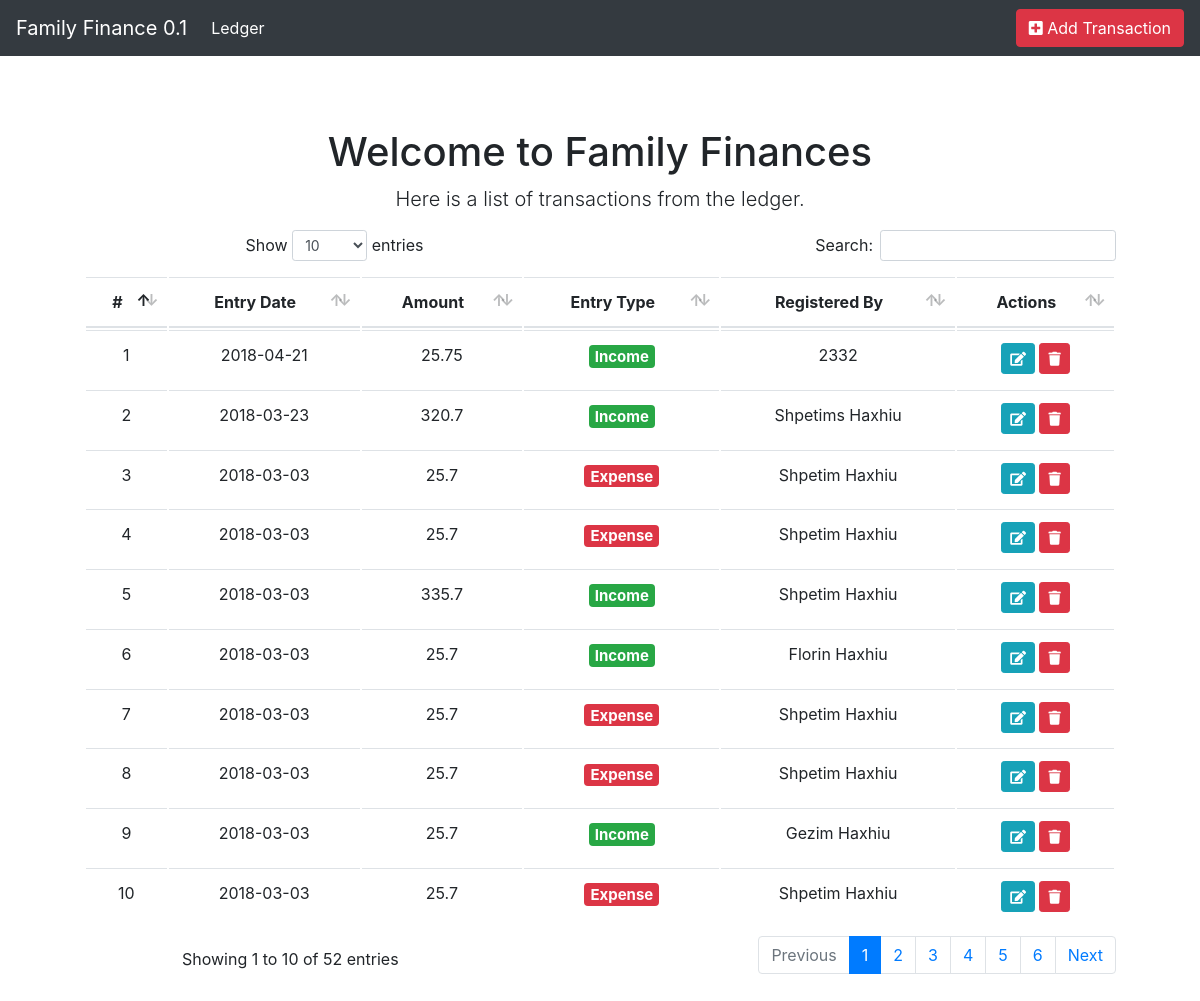
The page / on the database its author committed.
### tables this page shows
CREATE TABLE `ledger` (
  `EntryID` int(11) NOT NULL,
  `EntryDate` date NOT NULL,
  `EntryType` varchar(25) NOT NULL,
  `Value` double(13,4) NOT NULL,
  `RegisteredBy` varchar(255) NOT NULL
);

### include/globals.php (called while the page is built, shortened)
<?php
$app = 'Family Finance';
$version = 0.1;
?>

### classes/Database.php (called while the page is built, shortened)
<?php
  class Database {
    protected $_link, $_result, $_numRows;
    public function __construct($server, $username, $password, $db){
        $this->_link = mysql_connect($server, $username, $password);
    }
    public function query($sql)
    {
      $this->_result = mysql_query($sql, $this->_link);
      $this->_numRows = mysql_num_rows($this->_result);
    }
    public function numRows()
    {
      return $this->_numRows;
    }
    public function entries()
    {
      $rows = array();
      for($x = 0; $x < $this->numRows(); $x++) {
        $rows[] = mysql_fetch_assoc($this->_result);
      }
      return $rows;
    }
  }
?>

### index.php (the view, shortened to what this page needs)
<?php
require_once('classes/Database.php');
include('header.php');
$db = new Database('localhost', 'root', 'njeriop123!@#', 'familyfinance');
$db->query("select * from ledger");
?>
<main role="main" class="container">
  <div class="starter-template">
  <h1>Welcome to Family Finances</h1>
  <p class="lead">
    Here is a list of transactions from the ledger.
  </p>
    <table id="entriesTable" class="table" width="100%">
      <thead>
        <tr>
          <th scope="col">#</th>
          <th scope="col">Entry Date</th>
          <th scope="col">Amount</th>
          <th scope="col">Entry Type</th>
          <th scope="col">Registered By</th>
          <th scope="col">Actions</th>
        </tr>
      </thead>
      <tbody>
        <?php
          if($db->numRows() == 0) {
            echo 'No entries';
          }
          else {
            foreach($db->entries() as $article) {
              echo '<tr>';
              echo   '<td>', $article["EntryID"], '</td>';
              echo   '<td>', $article["EntryDate"], '</td>';
              echo   '<td>', (double)$article["Value"], '</td>';
              echo   '<td><h5>', $article["EntryType"] == "Expense" ? '<span class="badge badge-danger">' : '<span class="badge badge-success">' ,  $article["EntryType"],  '</span></h5></td>';
              echo   '<td>', $article["RegisteredBy"], '</td>';
              echo   '<td><a href="edit.php?id=' . $article["EntryID"] . '" class="btn btn-info btn-sm"><i class="fas fa-edit"></i></a> <a href="#" class="btn btn-danger btn-sm"><i class="fas fa-trash"></i> </a></td>';
              echo '</tr>';
            }
          }
        ?>
      </tbody>
    </table>
  </div>
</main>
<?php
include('footer.php');
?>

### header.php (shortened to what this page needs)
<?php
require 'include/globals.php'; ?>
<!doctype html>
<html lang="en">
  <head>
    <link href="css/bootstrap.min.css" rel="stylesheet">
    <link rel="stylesheet" type="text/css" href="css/dataTables.bootstrap4.min.css"/>
    <link href="css/starter-template.css" rel="stylesheet">
    <link href="css/fontawesome-all.min.css" rel="stylesheet" >
  </head>
  <body>
    <nav class="navbar navbar-expand-md navbar-dark bg-dark fixed-top">
      <a class="navbar-brand" href="index.php"><?php echo $app, ' ', $version;?></a>
      <div class="collapse navbar-collapse" id="navbarsExampleDefault">
        <ul class="navbar-nav mr-auto">
          <li class="nav-item active">
            <a class="nav-link" href="index.php">Ledger <span class="sr-only">(current)</span></a>
          </li>
        </ul>
        <div class="my-2 my-lg-0" >
          <a href="add.php" class="btn btn-danger" style="color:white;"><i class="fas fa-plus-square"></i>  Add Transaction</a>
        </div>
      </div>
    </nav>

### footer.php (shortened to what this page needs)
</body>
</html>

### css/starter-template.css (style rules this page uses)
body { padding-top: 5rem; }
.starter-template { padding: 3rem 1.5rem; text-align: center; }

### rows shown on the page
ledger: EntryID "1", EntryDate "2018-04-21", Value "25.75", EntryType "Income", RegisteredBy "2332"
ledger: EntryID "2", EntryDate "2018-03-23", Value "320.7", EntryType "Income", RegisteredBy "Shpetims Haxhiu"
ledger: EntryID "3", EntryDate "2018-03-03", Value "25.7", EntryType "Expense", RegisteredBy "Shpetim Haxhiu"
ledger: EntryID "4", EntryDate "2018-03-03", Value "25.7", EntryType "Expense", RegisteredBy "Shpetim Haxhiu"
ledger: EntryID "5", EntryDate "2018-03-03", Value "335.7", EntryType "Income", RegisteredBy "Shpetim Haxhiu"
ledger: EntryID "6", EntryDate "2018-03-03", Value "25.7", EntryType "Income", RegisteredBy "Florin Haxhiu"
ledger: EntryID "7", EntryDate "2018-03-03", Value "25.7", EntryType "Expense", RegisteredBy "Shpetim Haxhiu"
ledger: EntryID "8", EntryDate "2018-03-03", Value "25.7", EntryType "Expense", RegisteredBy "Shpetim Haxhiu"
ledger: EntryID "9", EntryDate "2018-03-03", Value "25.7", EntryType "Income", RegisteredBy "Gezim Haxhiu"
ledger: EntryID "10", EntryDate "2018-03-03", Value "25.7", EntryType "Expense", RegisteredBy "Shpetim Haxhiu"

### other values the page prints
$app "Family Finance"
$version "0.1"
